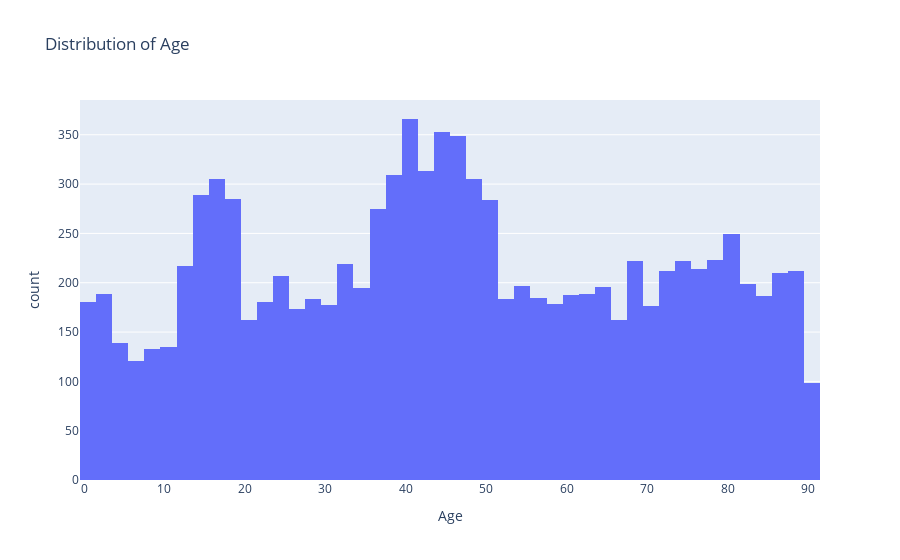

Write notebook code for a chart like this one.
### Code cell
fig = px.histogram(
    CLEAN_BACTERIA_RESISTANCE_DF,
    x='age',
    nbins=50,
    labels={'age': 'Age'},
    title='Distribution of Age'
)
fig.show()

### Figure 1 — Plotly figure (JSON) as saved in the notebook; plotly's stock layout.template omitted (floating-point values rounded to 4 significant figures; data arrays with more than 128 entries replaced by an {"elided": "..."} marker saying what was removed)
{"data": [{"bingroup": "x", "hovertemplate": "Age=%{x}<br>count=%{y}<extra></extra>", "legendgroup": "", "marker": {"color": "#636efa", "pattern": {"shape": ""}}, "name": "", "nbinsx": 50, "orientation": "v", "showlegend": false, "type": "histogram", "x": {"elided": "9957 float values"}, "xaxis": "x", "yaxis": "y"}], "layout": {"barmode": "relative", "legend": {"tracegroupgap": 0}, "title": {"text": "Distribution of Age"}, "xaxis": {"anchor": "y", "domain": [0, 1], "title": {"text": "Age"}}, "yaxis": {"anchor": "x", "domain": [0, 1], "title": {"text": "count"}}}}
